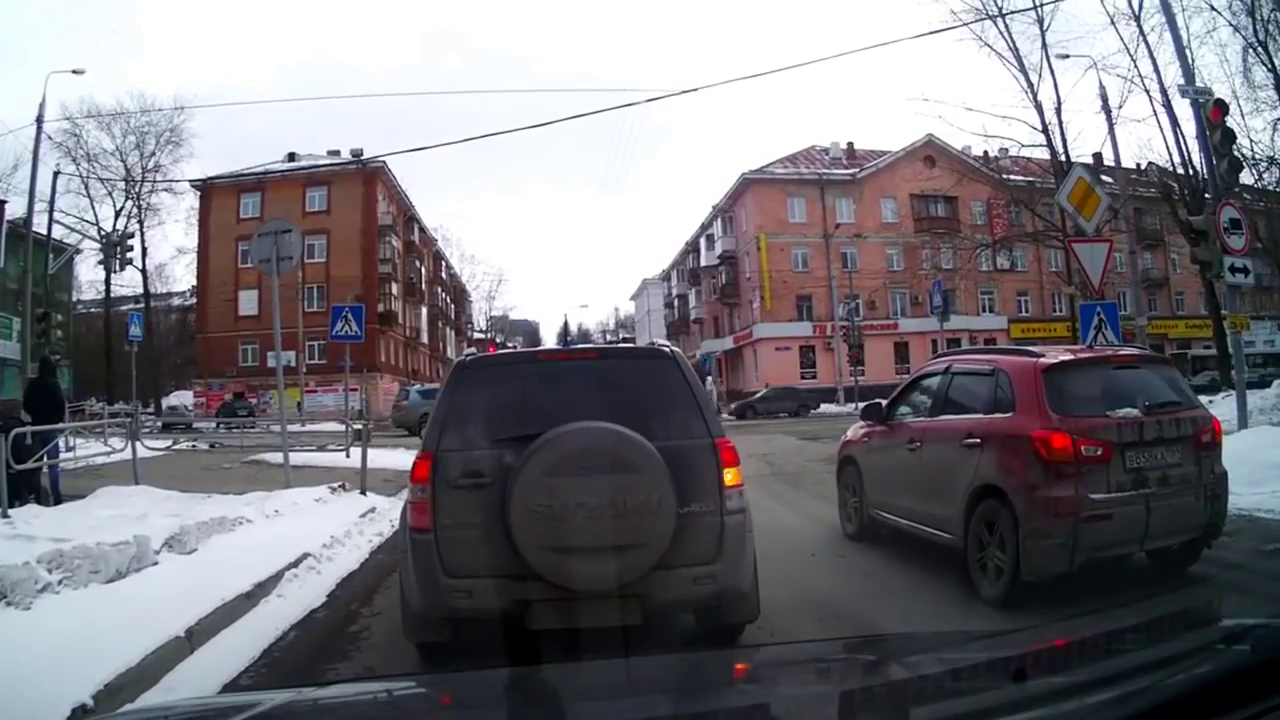
#> input picture frame 11 of Detection/test_videos/bad_ped_test.mp4, 1280 x 720 px, given in place of good_car.mp4, which was not available
$ python detect_cars.py
#> lines starting #> are read from the running program, lines starting #| are printed output that depends on the picture; pictures that were not available may be replaced by others from this repository, and a replacement may not be noted
import cv2

def main():

    cap = cv2.VideoCapture('test_videos/good_car.mp4')
    car_cascade = cv2.CascadeClassifier('model/cars.xml')

    while True:

        ret, frames = cap.read()
#> frames is the input picture: shape (720, 1280, 3); mean B, G, R 124.6, 119.2, 121.2
        gray = cv2.cvtColor(frames, cv2.COLOR_BGR2GRAY)
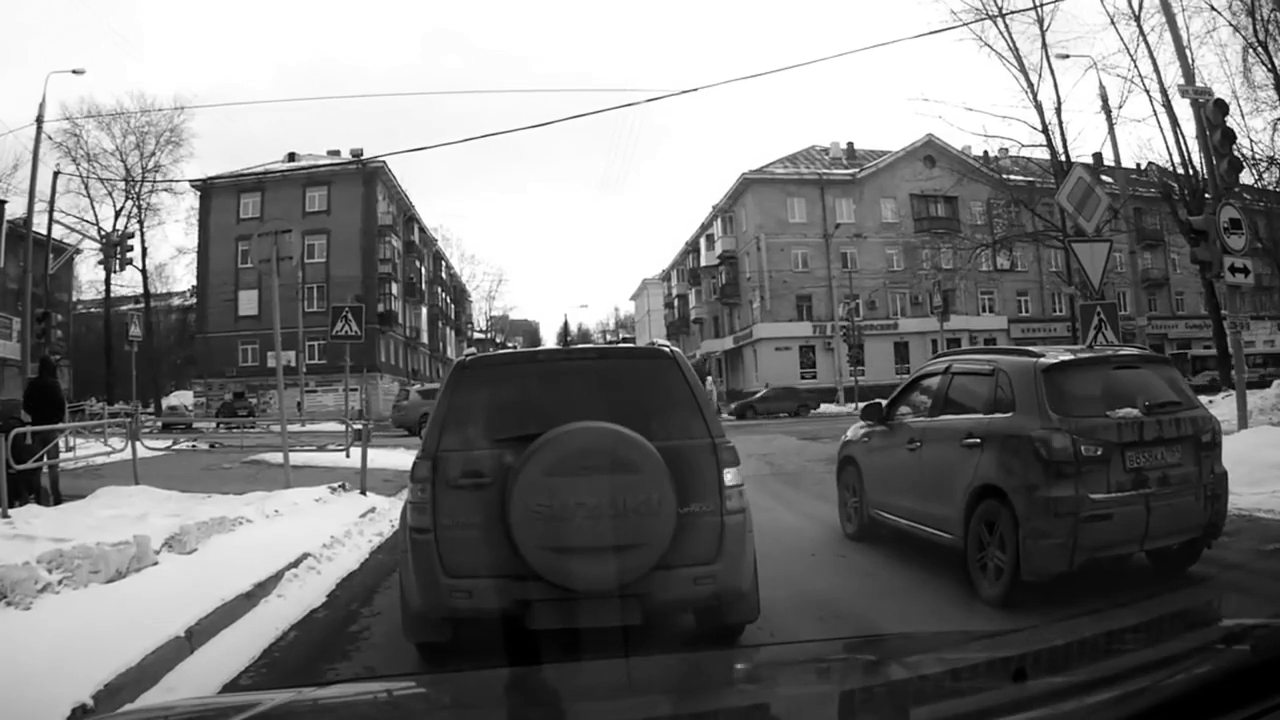
#> gray: shape (720, 1280); min 0, max 255, mean 120.4
        cars = car_cascade.detectMultiScale(gray, 1.1, 5)
#> cars = [[768, 332, 28, 28]]

        for (x, y, w, h) in cars:
            cv2.rectangle(frames, (x, y), (x + w, y + h), (0, 0, 255), 2)

            cv2.imshow('Cars', frames)
#> this loop made 1 pass

        if cv2.waitKey(33) == 27:
#> (key Esc is pressed here)
            break

    cv2.destroyAllWindows()

if __name__=="__main__":
    main()

$ run again, starting later in the video
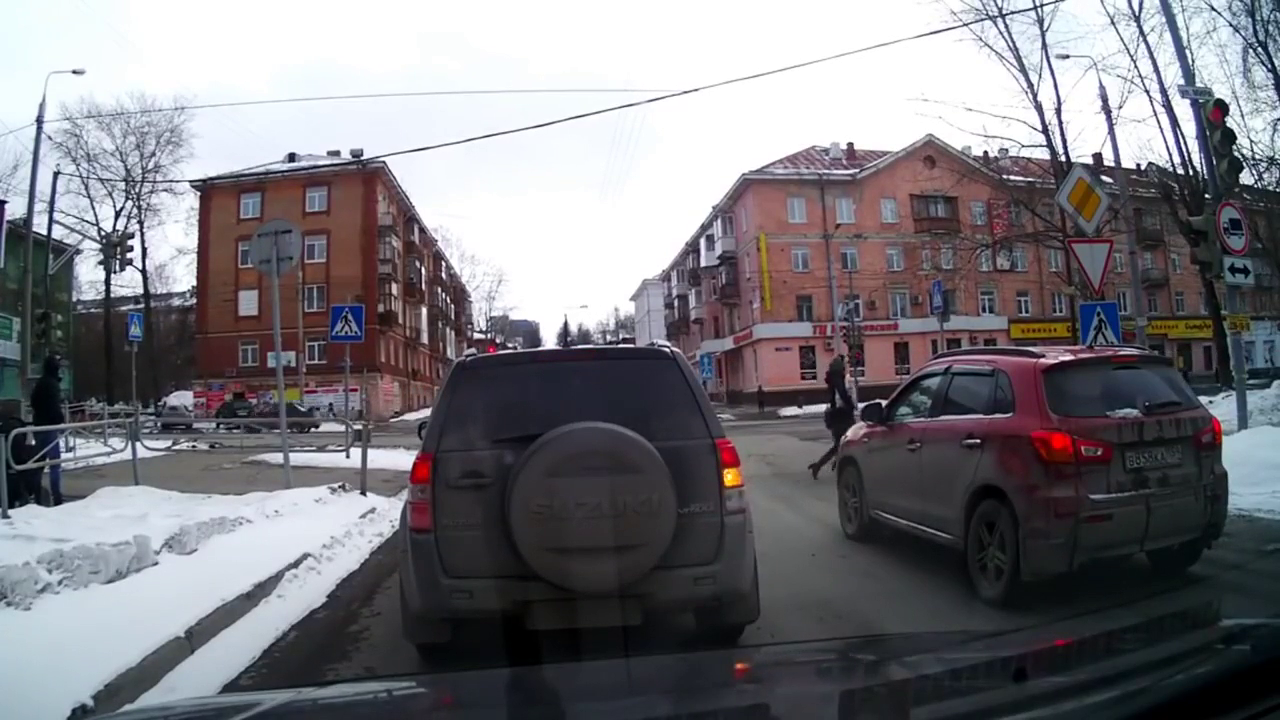
#> input picture frame 52 of Detection/test_videos/bad_ped_test.mp4, 1280 x 720 px, given in place of good_car.mp4, which was not available
#> in main, frames is the input picture: shape (720, 1280, 3); mean B, G, R 124, 118.9, 120.5
#> in main, `gray = cv2.cvtColor(frames, cv2.COLOR_BGR2GRAY)`:
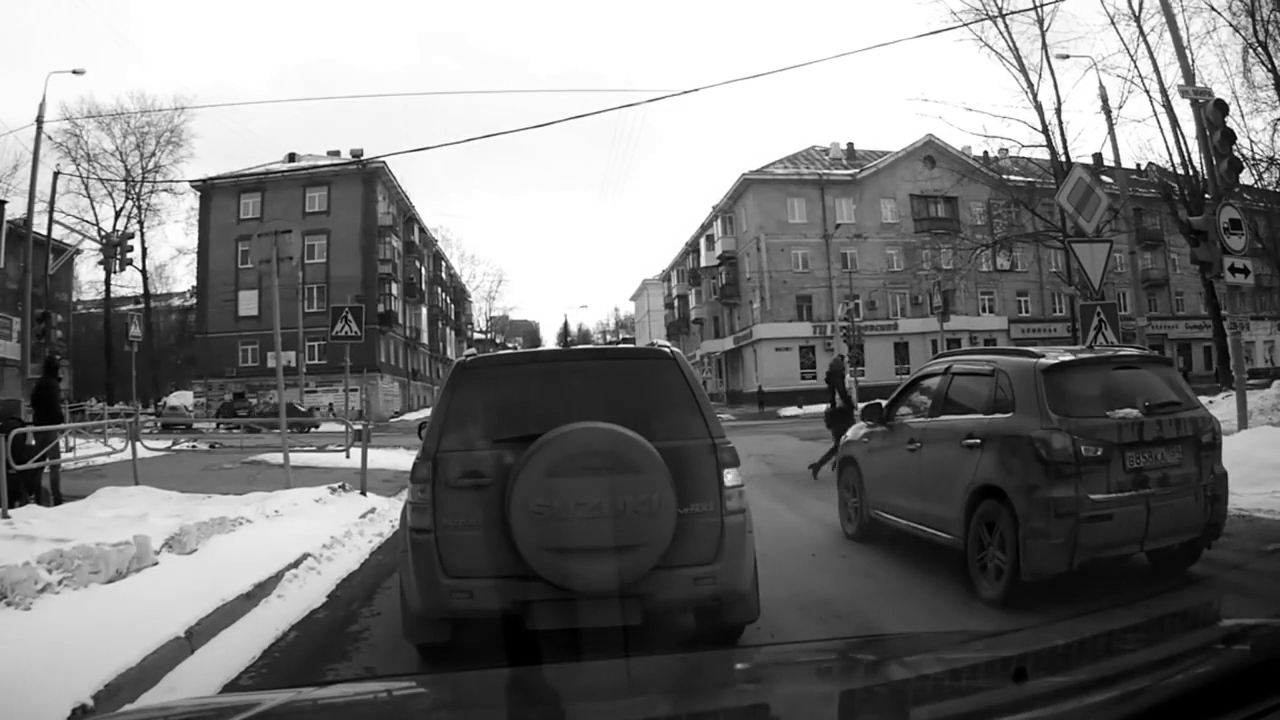
#> gray: shape (720, 1280); min 0, max 255, mean 119.9
#> cars = [[770, 334, 26, 26]]
#> the loop in main, `for (x, y, w, h) in cars:` made 1 pass

$ run again, starting later in the video
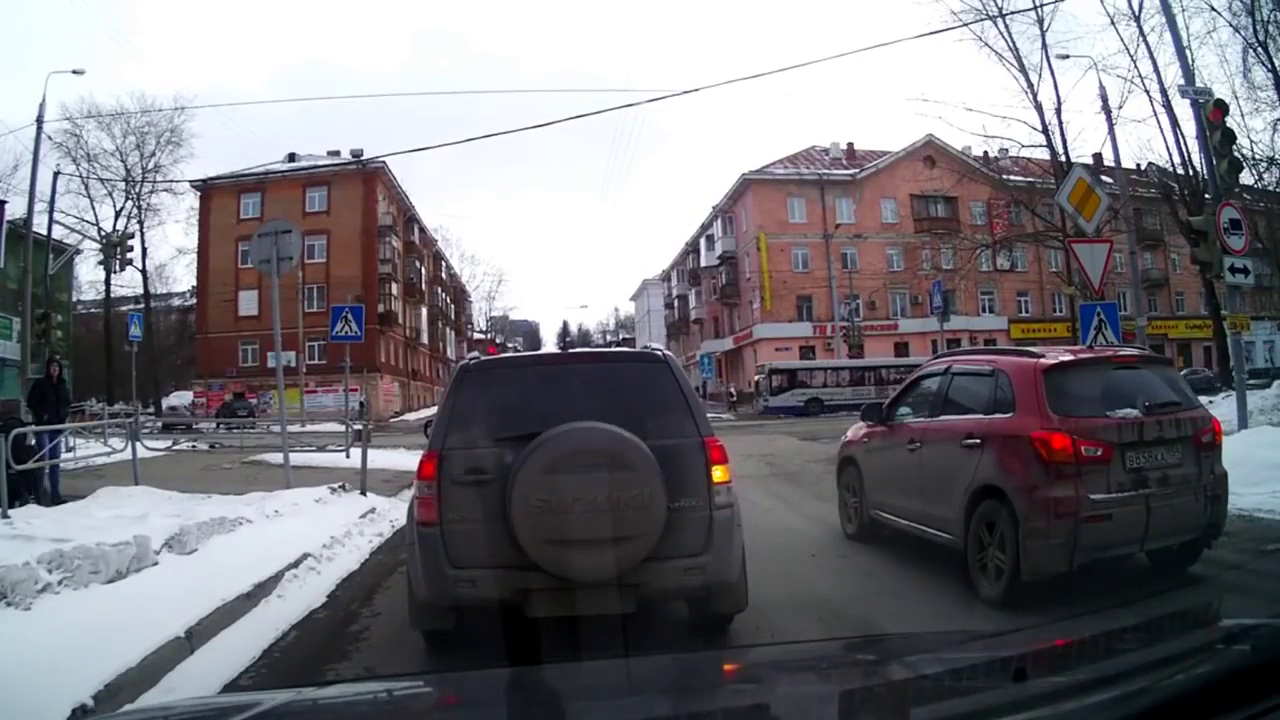
#> input picture frame 93 of Detection/test_videos/bad_ped_test.mp4, 1280 x 720 px, given in place of good_car.mp4, which was not available
#> in main, frames is the input picture: shape (720, 1280, 3); mean B, G, R 124.5, 119.2, 120.8
#> in main, `gray = cv2.cvtColor(frames, cv2.COLOR_BGR2GRAY)`:
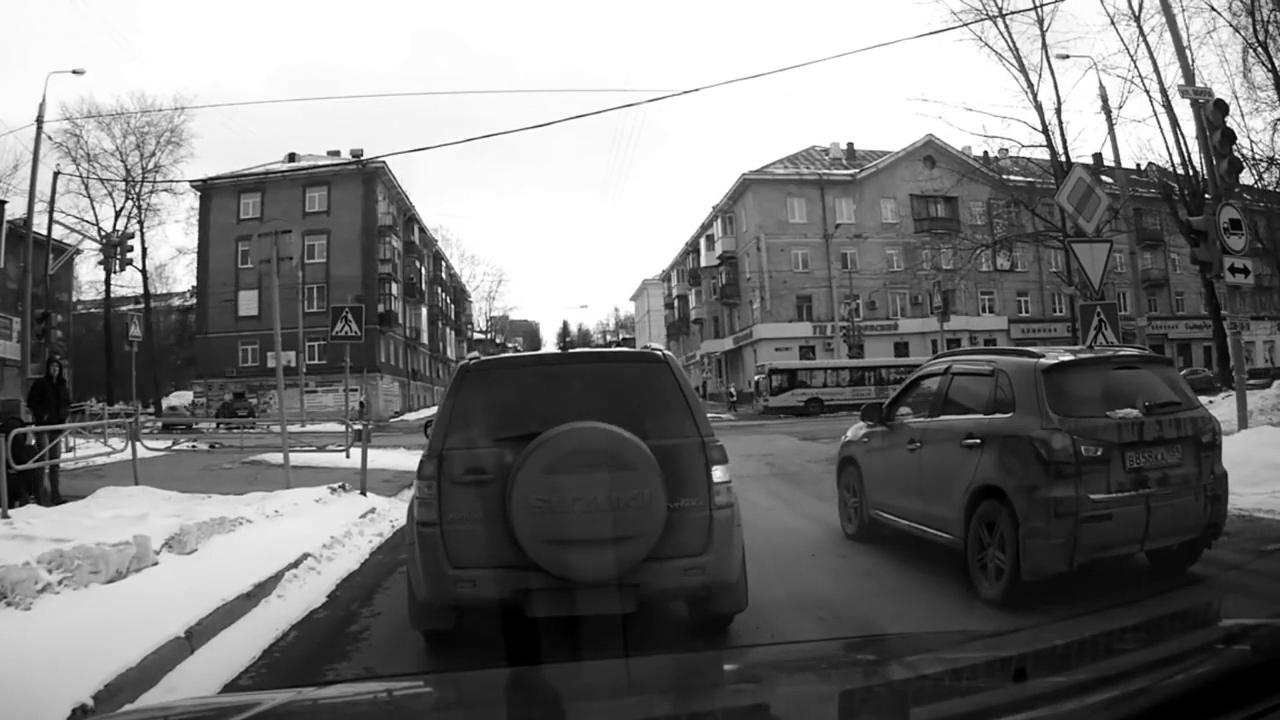
#> gray: shape (720, 1280); min 0, max 255, mean 120.3
#> cars = ()
